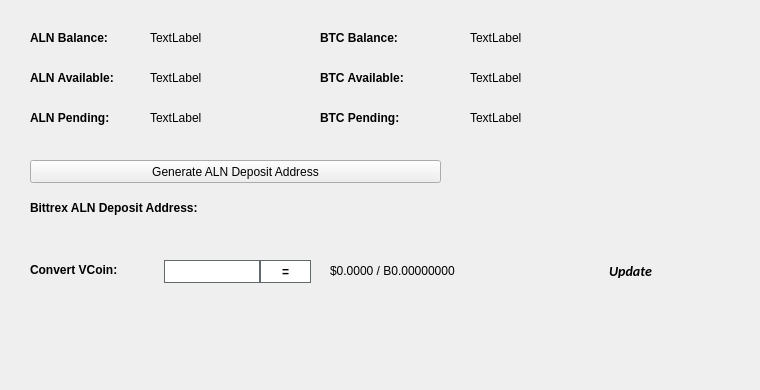
   <widget class="QWidget" name="BalanceTab">
    <attribute name="title">
     <string>Balance</string>
    </attribute>
    <widget class="QLabel" name="BitcoinBalanceLabel">
     <property name="geometry">
      <rect>
       <x>470</x>
       <y>30</y>
       <width>150</width>
       <height>16</height>
      </rect>
     </property>
     <property name="text">
      <string>TextLabel</string>
     </property>
    </widget>
    <widget class="QLabel" name="ALNBalanceLabel">
     <property name="geometry">
      <rect>
       <x>150</x>
       <y>30</y>
       <width>150</width>
       <height>16</height>
      </rect>
     </property>
     <property name="text">
      <string>TextLabel</string>
     </property>
    </widget>
    <widget class="QLabel" name="label_11">
     <property name="geometry">
      <rect>
       <x>30</x>
       <y>30</y>
       <width>101</width>
       <height>16</height>
      </rect>
     </property>
     <property name="font">
      <font>
       <weight>75</weight>
       <bold>true</bold>
      </font>
     </property>
     <property name="text">
      <string>ALN Balance:</string>
     </property>
    </widget>
    <widget class="QLabel" name="label_12">
     <property name="geometry">
      <rect>
       <x>320</x>
       <y>30</y>
       <width>101</width>
       <height>16</height>
      </rect>
     </property>
     <property name="font">
      <font>
       <weight>75</weight>
       <bold>true</bold>
      </font>
     </property>
     <property name="text">
      <string>BTC Balance:</string>
     </property>
    </widget>
    <widget class="QLabel" name="ALNAvailableLabel_2">
     <property name="geometry">
      <rect>
       <x>150</x>
       <y>70</y>
       <width>150</width>
       <height>16</height>
      </rect>
     </property>
     <property name="text">
      <string>TextLabel</string>
     </property>
    </widget>
    <widget class="QLabel" name="label_13">
     <property name="geometry">
      <rect>
       <x>30</x>
       <y>70</y>
       <width>111</width>
       <height>16</height>
      </rect>
     </property>
     <property name="font">
      <font>
       <weight>75</weight>
       <bold>true</bold>
      </font>
     </property>
     <property name="text">
      <string>ALN Available:</string>
     </property>
    </widget>
    <widget class="QLabel" name="label_14">
     <property name="geometry">
      <rect>
       <x>30</x>
       <y>110</y>
       <width>101</width>
       <height>16</height>
      </rect>
     </property>
     <property name="font">
      <font>
       <weight>75</weight>
       <bold>true</bold>
      </font>
     </property>
     <property name="text">
      <string>ALN Pending:</string>
     </property>
    </widget>
    <widget class="QLabel" name="ALNPendingLabel">
     <property name="geometry">
      <rect>
       <x>150</x>
       <y>110</y>
       <width>150</width>
       <height>16</height>
      </rect>
     </property>
     <property name="text">
      <string>TextLabel</string>
     </property>
    </widget>
    <widget class="QLabel" name="label_15">
     <property name="geometry">
      <rect>
       <x>320</x>
       <y>70</y>
       <width>111</width>
       <height>16</height>
      </rect>
     </property>
     <property name="font">
      <font>
       <weight>75</weight>
       <bold>true</bold>
      </font>
     </property>
     <property name="text">
      <string>BTC Available:</string>
     </property>
    </widget>
    <widget class="QLabel" name="BitcoinAvailableLabel">
     <property name="geometry">
      <rect>
       <x>470</x>
       <y>70</y>
       <width>150</width>
       <height>16</height>
      </rect>
     </property>
     <property name="text">
      <string>TextLabel</string>
     </property>
    </widget>
    <widget class="QLabel" name="label_31">
     <property name="geometry">
      <rect>
       <x>320</x>
       <y>110</y>
       <width>111</width>
       <height>16</height>
      </rect>
     </property>
     <property name="font">
      <font>
       <weight>75</weight>
       <bold>true</bold>
      </font>
     </property>
     <property name="text">
      <string>BTC Pending:</string>
     </property>
    </widget>
    <widget class="QLabel" name="BitcoinPendingLabel">
     <property name="geometry">
      <rect>
       <x>470</x>
       <y>110</y>
       <width>150</width>
       <height>16</height>
      </rect>
     </property>
     <property name="text">
      <string>TextLabel</string>
     </property>
    </widget>
    <widget class="QLabel" name="label_33">
     <property name="geometry">
      <rect>
       <x>30</x>
       <y>200</y>
       <width>221</width>
       <height>16</height>
      </rect>
     </property>
     <property name="font">
      <font>
       <weight>75</weight>
       <bold>true</bold>
      </font>
     </property>
     <property name="text">
      <string>Bittrex ALN Deposit Address:</string>
     </property>
    </widget>
    <widget class="QPushButton" name="GenDepositBTN">
     <property name="geometry">
      <rect>
       <x>30</x>
       <y>160</y>
       <width>411</width>
       <height>23</height>
      </rect>
     </property>
     <property name="text">
      <string>Generate ALN Deposit Address</string>
     </property>
     <property name="icon">
      <iconset resource="../alphanode.qrc">
       <normaloff>:/icons/bitcoin</normaloff>:/icons/bitcoin</iconset>
     </property>
    </widget>
    <widget class="QLabel" name="DepositAddressLabel">
     <property name="geometry">
      <rect>
       <x>200</x>
       <y>200</y>
       <width>261</width>
       <height>16</height>
      </rect>
     </property>
     <property name="palette">
      <palette>
       <active>
        <colorrole role="WindowText">
         <brush brushstyle="SolidPattern">
          <color alpha="255">
           <red>0</red>
           <green>0</green>
           <blue>0</blue>
          </color>
         </brush>
        </colorrole>
        <colorrole role="Text">
         <brush brushstyle="SolidPattern">
          <color alpha="255">
           <red>0</red>
           <green>0</green>
           <blue>255</blue>
          </color>
         </brush>
        </colorrole>
       </active>
       <inactive>
        <colorrole role="WindowText">
         <brush brushstyle="SolidPattern">
          <color alpha="255">
           <red>0</red>
           <green>0</green>
           <blue>0</blue>
          </color>
         </brush>
        </colorrole>
        <colorrole role="Text">
         <brush brushstyle="SolidPattern">
          <color alpha="255">
           <red>0</red>
           <green>0</green>
           <blue>255</blue>
          </color>
         </brush>
        </colorrole>
       </inactive>
       <disabled>
        <colorrole role="WindowText">
         <brush brushstyle="SolidPattern">
          <color alpha="255">
           <red>120</red>
           <green>120</green>
           <blue>120</blue>
          </color>
         </brush>
        </colorrole>
        <colorrole role="Text">
         <brush brushstyle="SolidPattern">
          <color alpha="255">
           <red>120</red>
           <green>120</green>
           <blue>120</blue>
          </color>
         </brush>
        </colorrole>
       </disabled>
      </palette>
     </property>
     <property name="font">
      <font>
       <weight>75</weight>
       <bold>true</bold>
      </font>
     </property>
     <property name="text">
      <string/>
     </property>
     <property name="alignment">
      <set>Qt::AlignRight|Qt::AlignTrailing|Qt::AlignVCenter</set>
     </property>
     <property name="textInteractionFlags">
      <set>Qt::LinksAccessibleByMouse|Qt::TextSelectableByKeyboard|Qt::TextSelectableByMouse</set>
     </property>
    </widget>
    <widget class="QLabel" name="label_8">
     <property name="geometry">
      <rect>
       <x>460</x>
       <y>300</y>
       <width>281</width>
       <height>81</height>
      </rect>
     </property>
     <property name="text">
      <string/>
     </property>
     <property name="pixmap">
      <pixmap>:/images/bittrex</pixmap>
     </property>
    </widget>
    <widget class="QWidget" name="widgetConversion" native="true">
     <property name="geometry">
      <rect>
       <x>0</x>
       <y>250</y>
       <width>751</width>
       <height>43</height>
      </rect>
     </property>
     <property name="minimumSize">
      <size>
       <width>0</width>
       <height>43</height>
      </size>
     </property>
     <property name="styleSheet">
      <string notr="true"/>
     </property>
     <widget class="QPushButton" name="btnUpdateMarketData">
      <property name="geometry">
       <rect>
        <x>575</x>
        <y>0</y>
        <width>111</width>
        <height>41</height>
       </rect>
      </property>
      <property name="sizePolicy">
       <sizepolicy hsizetype="Expanding" vsizetype="Expanding">
        <horstretch>0</horstretch>
        <verstretch>0</verstretch>
       </sizepolicy>
      </property>
      <property name="font">
       <font>
        <family>calibri</family>
        <pointsize>-1</pointsize>
        <weight>75</weight>
        <italic>true</italic>
        <bold>true</bold>
       </font>
      </property>
      <property name="styleSheet">
       <string notr="true">margin:0px;text-align:center;padding:2px;border-radius:3px;font-style:italic;width:100px;font-size:14px;font-family:calibri;font-weight:600;</string>
      </property>
      <property name="text">
       <string>Update</string>
      </property>
      <property name="iconSize">
       <size>
        <width>150</width>
        <height>35</height>
       </size>
      </property>
      <property name="autoDefault">
       <bool>true</bool>
      </property>
      <property name="default">
       <bool>true</bool>
      </property>
     </widget>
     <widget class="QLabel" name="lblConvertVCoin">
      <property name="geometry">
       <rect>
        <x>30</x>
        <y>10</y>
        <width>131</width>
        <height>20</height>
       </rect>
      </property>
      <property name="styleSheet">
       <string notr="true"/>
      </property>
      <property name="text">
       <string>&lt;html&gt;&lt;head/&gt;&lt;body&gt;&lt;p&gt;&lt;span style=&quot; font-weight:600;&quot;&gt;Convert VCoin:&lt;/span&gt;&lt;/p&gt;&lt;/body&gt;&lt;/html&gt;</string>
      </property>
     </widget>
     <widget class="QLineEdit" name="txtConvertVCoinQty">
      <property name="geometry">
       <rect>
        <x>160</x>
        <y>10</y>
        <width>100</width>
        <height>23</height>
       </rect>
      </property>
      <property name="minimumSize">
       <size>
        <width>100</width>
        <height>23</height>
       </size>
      </property>
      <property name="maximumSize">
       <size>
        <width>100</width>
        <height>16777215</height>
       </size>
      </property>
      <property name="styleSheet">
       <string notr="true">border: 1px solid #61696c;margin-left:4px;</string>
      </property>
     </widget>
     <widget class="QPushButton" name="btnConvertALN">
      <property name="geometry">
       <rect>
        <x>260</x>
        <y>10</y>
        <width>51</width>
        <height>23</height>
       </rect>
      </property>
      <property name="minimumSize">
       <size>
        <width>0</width>
        <height>23</height>
       </size>
      </property>
      <property name="styleSheet">
       <string notr="true">border:1px solid #61696c;background:white;font-weight:600;</string>
      </property>
      <property name="text">
       <string>=</string>
      </property>
     </widget>
     <widget class="QLabel" name="lblConvertVCoinResults">
      <property name="geometry">
       <rect>
        <x>330</x>
        <y>0</y>
        <width>201</width>
        <height>41</height>
       </rect>
      </property>
      <property name="styleSheet">
       <string notr="true"/>
      </property>
      <property name="text">
       <string>$0.0000 / B0.00000000</string>
      </property>
     </widget>
     <widget class="QLabel" name="iconOverviewUpdateWait">
      <property name="geometry">
       <rect>
        <x>670</x>
        <y>10</y>
        <width>24</width>
        <height>24</height>
       </rect>
      </property>
      <property name="text">
       <string/>
      </property>
      <property name="pixmap">
       <pixmap resource="../alphanode.qrc">:/icons/transaction_1</pixmap>
      </property>
      <property name="scaledContents">
       <bool>true</bool>
      </property>
      <property name="alignment">
       <set>Qt::AlignCenter</set>
      </property>
     </widget>
    </widget>
   </widget>
